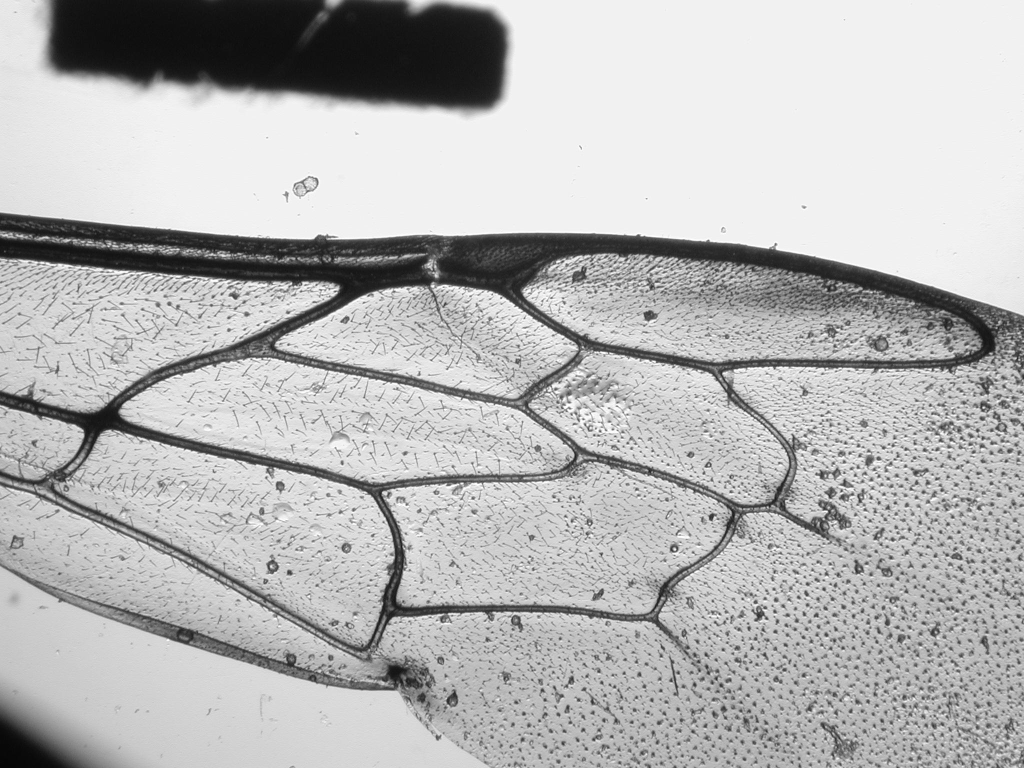
#> input picture Data/ex01.jpg, 2048 x 1536 px (shown at 1/2 size); its folder holds only this picture in this run
$ jupyter execute --allow-errors test3.ipynb
#> lines starting #> are read from the running program, lines starting #| are printed output that depends on the picture; after the words box and inside, x2 and y2 are one past the last pixel; in counts of white or black regions, pixels touching at a corner belong together
[cell 1]
import cv2, glob

import numpy as np
import pandas as pd
import matplotlib.pyplot as plt

# For preprocessing
from skimage.exposure import rescale_intensity
from skimage.morphology import disk, square, erosion, dilation, area_closing, remove_small_objects, opening, closing
from skimage.util import invert

# Initialization / Loading data

[cell 2]
# Path containing testing / training data
test_path = '../Data/'
train_path = '../Data/TRAIN/'

[cell 3]
def read_csv_or_none(csv_path):
    try:
        return pd.read_csv(csv_path, header=None)
    except:
        return None

[cell 4]
def plot_img(img, gt=None, title='', cmap='gray', scatter=30):
    plt.title(title)
    plt.imshow(img, cmap=cmap)

    if gt is not None:
        xs = list(gt[0])
        ys = list(gt[1])
        for idx in range(len(xs)):
            j, i = ys[idx], xs[idx]
            plt.scatter(j, i, color='r', s=scatter)

## Testing data

[cell 5]
# Init testing data
test_img_list = []
test_csv_list = []
test_title_list = []

for file in glob.glob(test_path + '*.jpg'):
    test_img_list.append(cv2.imread(file))
    test_csv_list.append(read_csv_or_none(file[:-3] + 'csv'))
    test_title_list.append(file[:-4])

test_nb_images = len(test_img_list)
#> test_nb_images = 1
print('Testing dataset contains {} images'.format(test_nb_images))
#| Testing dataset contains 1 images

[cell 6]
# Display images

plt.figure(figsize=(20, 4))
for i in range(test_nb_images):
    title = test_title_list[i].split('/')[-1]

    plt.subplot(1, test_nb_images, i + 1)
    plot_img(test_img_list[i], test_csv_list[i], title, scatter=10)

plt.suptitle('Test data', fontsize=24)
plt.show()

## Training data

[cell 7]
# Init training data
train_img_list = []
train_csv_list = []
train_title_list = []

for file in glob.glob(train_path + '*.jpg'):
    train_img_list.append(cv2.imread(file))
    train_csv_list.append(read_csv_or_none(file[:-3] + 'csv'))
    train_title_list.append(file[:-4])


train_nb_images = len(train_img_list)
print('Training dataset contains {} images'.format(train_nb_images))

[cell 8]
# Display first 8 images

plt.figure(figsize=(20, 10))
#> (the rest of this cell did not finish here and is left out)

# Image preprocessing

### 1 - Grayscale

[cell 9]
def RGB_to_gray(img):
    return cv2.cvtColor(img, cv2.COLOR_BGR2GRAY)

### 2 - Rescale intensity

[cell 10]
def apply_intensity_rescale(img):
    p1, p2 = np.percentile(img, (10, 95))
    return rescale_intensity(img, in_range=(p1, p2))

### 3 - Threshold

[cell 11]
def apply_threshold(img, threshold_value):
    _, img = cv2.threshold(img, threshold_value, 255, 0)
    return img

### 4 - Remove small objects

[cell 12]
def remove_small_obj(img, min_size):
    tmp = (invert(img) > 0).copy()
    tmp = remove_small_objects(tmp, min_size=min_size)
    return invert(tmp)

### 5 - Opening

[cell 13]
def apply_opening(img, footprint):
    return opening(img, footprint)

### 6 - Closing

[cell 14]
def apply_closing(img, footprint):
    return closing(img, footprint)

### 7 - Connected Components

[cell 15]
def compute_connected_components(img):
    return cv2.connectedComponents(img.astype(np.uint8))[1]

### Preprocessing pipeline

[cell 16]
def print_string_if_true(condition, string):
    if condition:
        print(string)

def apply_preprocessing(img, display=False, verbose=False):
    img_list = [img]

    print_string_if_true(verbose, "1 - RGB to gray")
    img_list.append(RGB_to_gray(img_list[-1]))

    print_string_if_true(verbose, "2 - Intensity rescale")
    img_list.append(apply_intensity_rescale(img_list[-1]))

    print_string_if_true(verbose, "3 - Threshold")
    img_list.append(apply_threshold(img_list[-1], 100))

    print_string_if_true(verbose, "4 - Remove small objects")
    img_list.append(remove_small_obj(img_list[-1], 300))

    print_string_if_true(verbose, "5 - Opening")
    img_list.append(apply_opening(img_list[-1], disk(5)))

    print_string_if_true(verbose, "6 - Closing")
    img_list.append(apply_closing(img_list[-1], square(2)))

    print_string_if_true(verbose, "7 - Connected components")
    img_list.append(compute_connected_components(img_list[-1]))

    if display:
        plt.figure(figsize=(20, 10))

        plt.subplot(2, 4, 1)
        plt.imshow(img_list[0])
        plt.title('Original image')

        for i in range(1, 7):
            plt.subplot(2, 4, i + 1)
            plt.imshow(img_list[i], cmap='gray')
            plt.title('Step {}'.format(i))

        plt.subplot(2, 4, 8)
        plt.imshow(img_list[-1], cmap='turbo')
        plt.title('Step 7')

        plt.show()

    return img_list[-1]

**FIXME : Preprocessing does not work well for train_img_list[-5]**

#> (a cell that did not finish here is left out)

## Testing data

[cell 18]
test_preprocessed_img_list = []

for i in range(test_nb_images):
    title = test_title_list[i].split('/')[-1]
    print('Apply preprocessing on {}'.format(title))

    preprocessed_img = apply_preprocessing(test_img_list[i])
    test_preprocessed_img_list.append(preprocessed_img)
#> this loop made 1 pass
#> pass 1, in apply_threshold, `_, img = cv2.threshold(img, threshold_value, 255, 0)`:
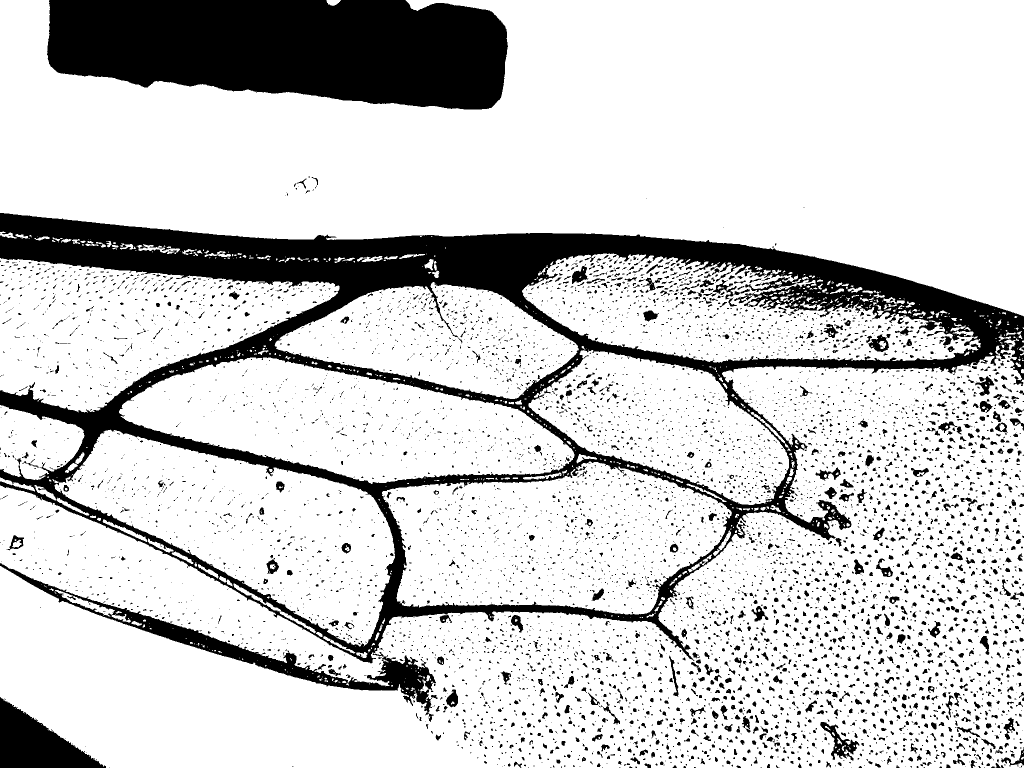
#> img: shape (1536, 2048) (shown at 1/2 size); 80.7% white; 6851 black regions (5475 under 20 px), largest, box (x1, y1, x2, y2) and area: (0, 426, 2048, 1327) 290686, (94, 0, 1016, 219) 165798, (0, 1126, 872, 1444) 23090
#> pass 1, in remove_small_obj, `tmp = remove_small_objects(tmp, min_size=min_size)`:
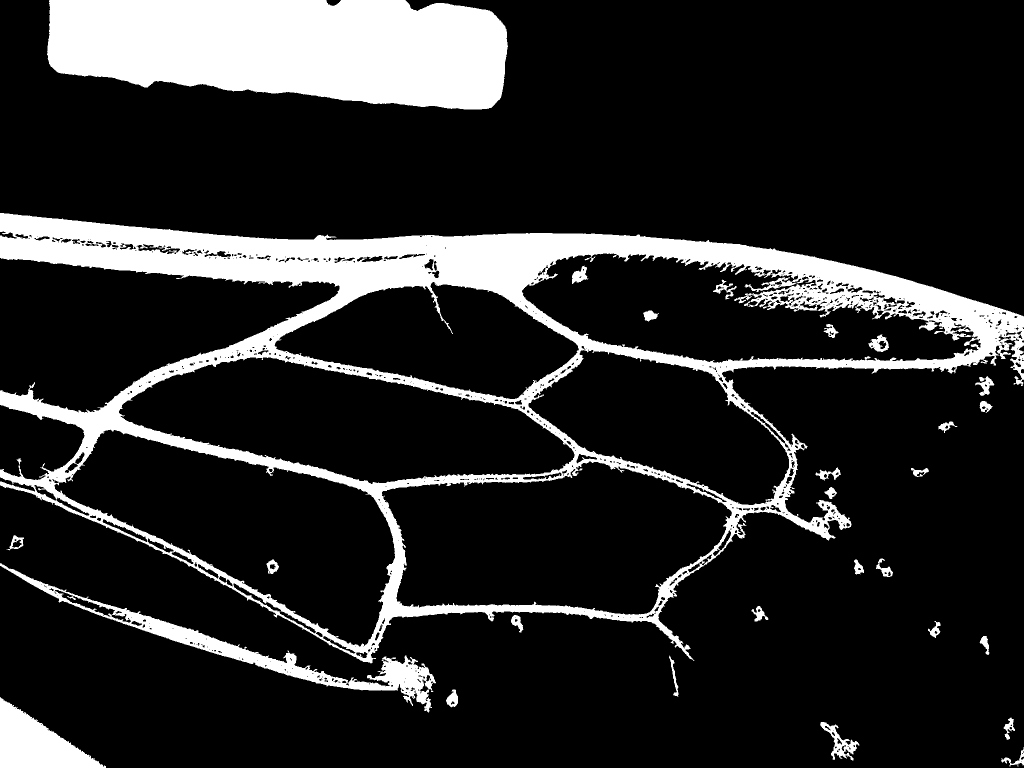
#> tmp: shape (1536, 2048) bool (shown at 1/2 size); 16.1% white; 28 white regions, largest, box (x1, y1, x2, y2) and area: (0, 426, 2048, 1327) 289659, (94, 0, 1016, 219) 165798, (0, 1126, 872, 1425) 22839
#> pass 1, `preprocessed_img = apply_preprocessing(test_img_list[i])`:
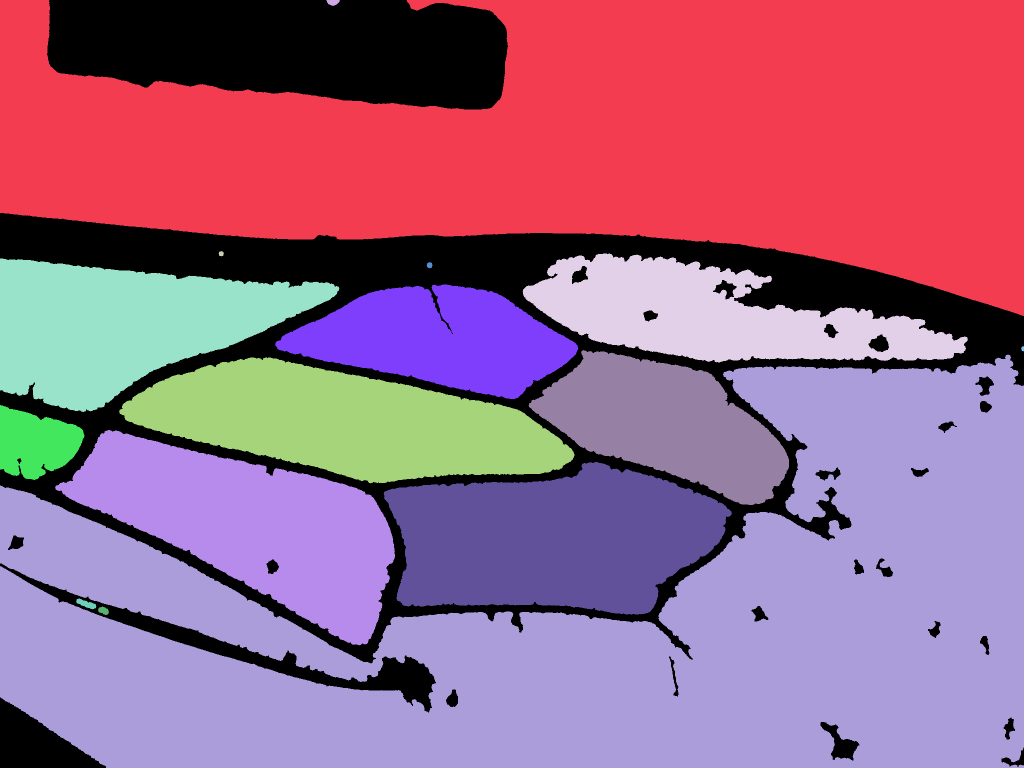
#> preprocessed_img: shape (1536, 2048) int32 (shown at 1/2 size); 17 distinct labels, from 0 to 16; one colour per label, 0 black
#> after the loop, test_preprocessed_img_list = 1 item

[cell 19]
# Display images

plt.figure(figsize=(20, 4))
for i in range(test_nb_images):
    title = test_title_list[i].split('/')[-1]

    plt.subplot(1, test_nb_images, i + 1)
    plt.imshow(test_preprocessed_img_list[i], cmap='turbo')
    plt.title(title)

plt.suptitle('Preprocessed - Test data', fontsize=24)
plt.show()

## Training data

[cell 20]
train_preprocessed_img_list = []

for i in range(train_nb_images):
    title = train_title_list[i].split('/')[-1]
    print('Apply preprocessing on {}'.format(title))

    preprocessed_img = apply_preprocessing(train_img_list[i])
    train_preprocessed_img_list.append(preprocessed_img)
#> after the loop, train_preprocessed_img_list = []

[cell 21]
# Display 4 images per line

plt.figure(figsize=(20, 35))
for i in range(train_nb_images):
    title = train_title_list[i].split('/')[-1]

    plt.subplot(8, 4, i + 1)
    plt.imshow(train_preprocessed_img_list[i], cmap='turbo')
    plt.title(title)

plt.show()

$ run again, on Data/ex05.jpg
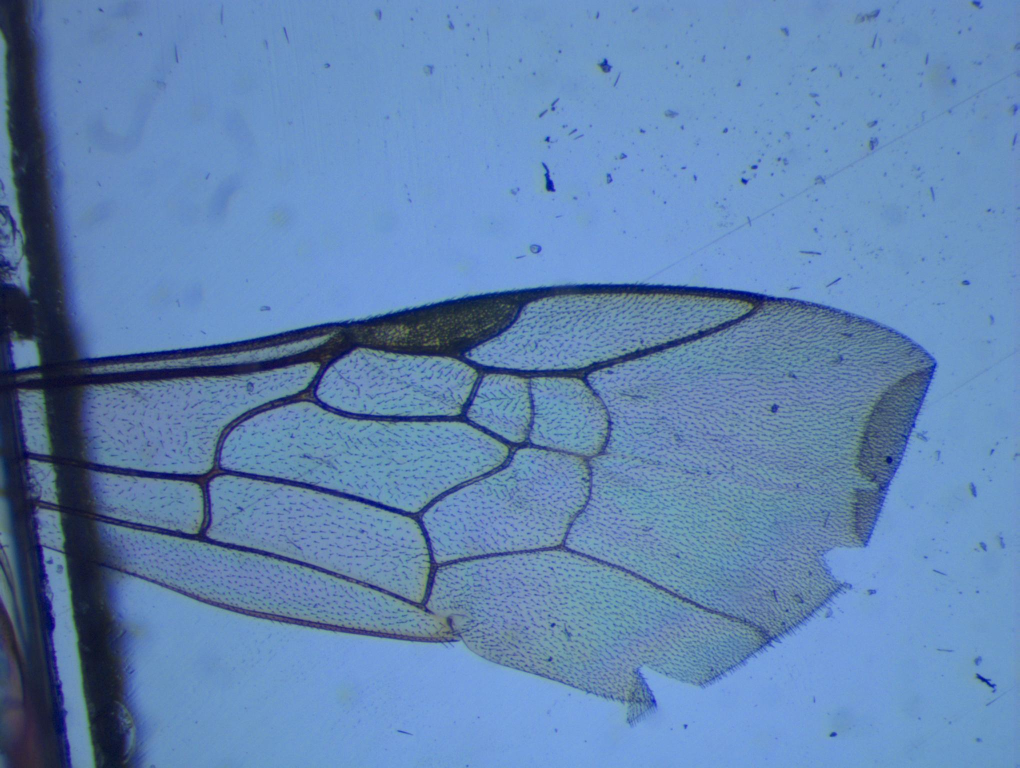
#> input picture Data/ex05.jpg, 2039 x 1536 px (shown at 1/2 size)
#> test_nb_images = 1
#| Testing dataset contains 1 images
#> the loop `for i in range(test_nb_images):` made 1 pass
#> pass 1, in apply_threshold, `_, img = cv2.threshold(img, threshold_value, 255, 0)`:
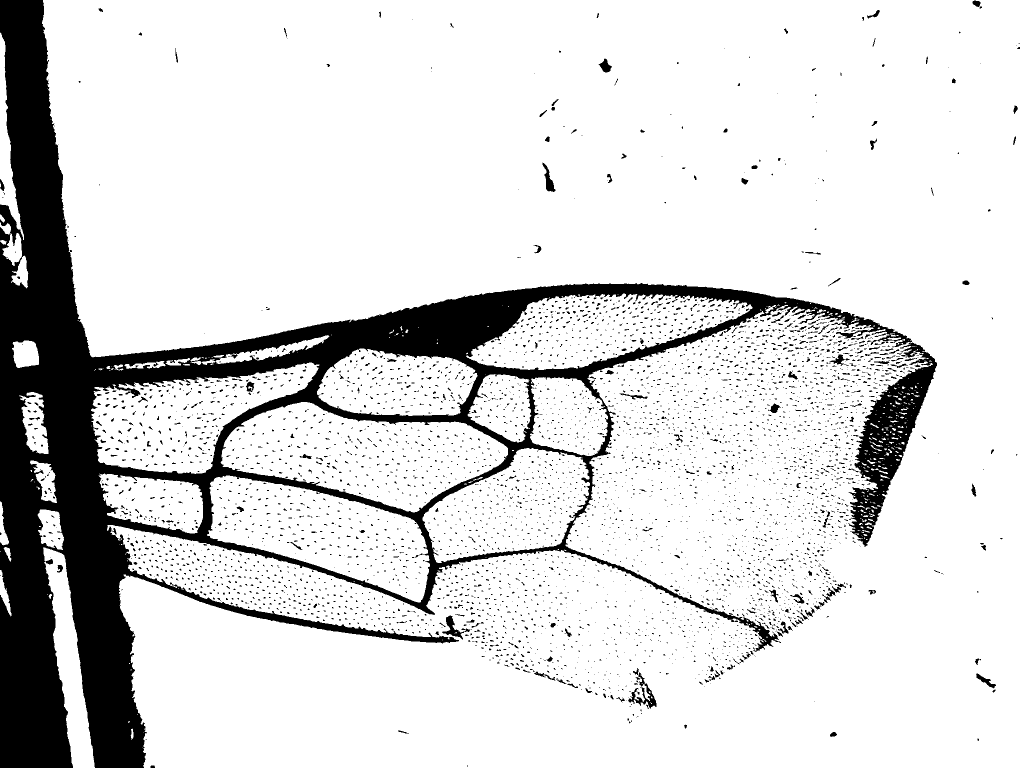
#> img: shape (1536, 2039) (shown at 1/2 size); 85.2% white; 4658 black regions (4253 under 20 px), largest, box (x1, y1, x2, y2) and area: (0, 0, 1824, 1536) 390929, (1696, 685, 1874, 1093) 23810, (1256, 1336, 1313, 1417) 1169
#> pass 1, `preprocessed_img = apply_preprocessing(test_img_list[i])`:
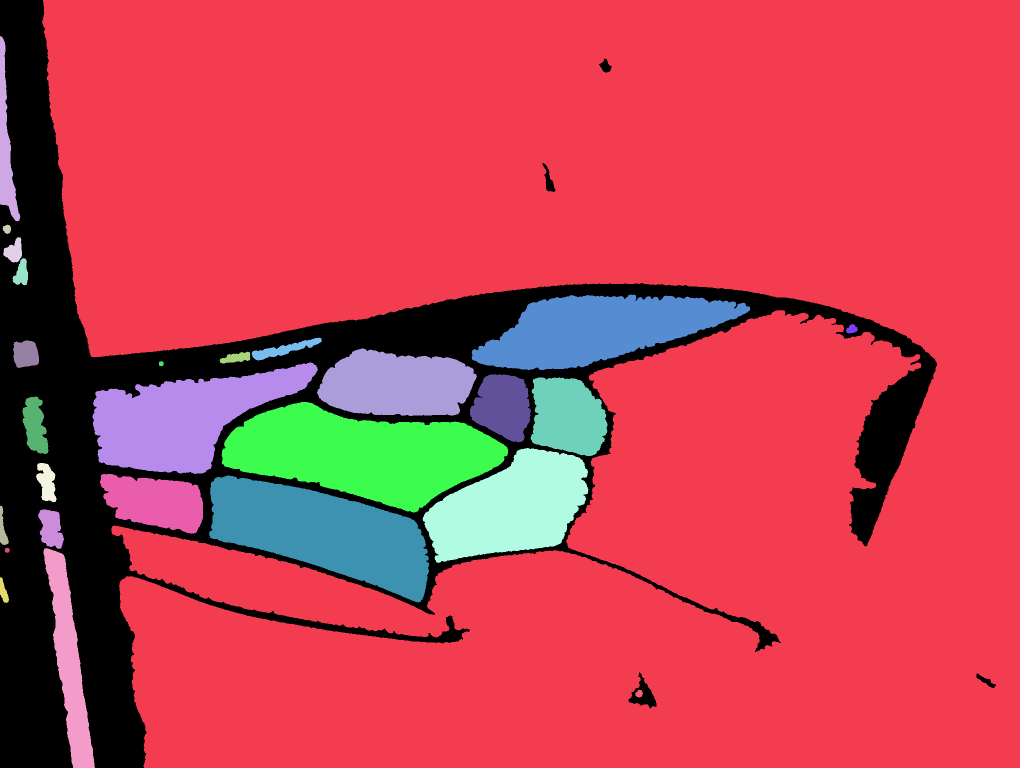
#> preprocessed_img: shape (1536, 2039) int32 (shown at 1/2 size); 28 distinct labels, from 0 to 27; one colour per label, 0 black
#> after the loop `for i in range(test_nb_images):`: test_preprocessed_img_list = 1 item
#> after the loop `for i in range(train_nb_images):`: train_preprocessed_img_list = []
